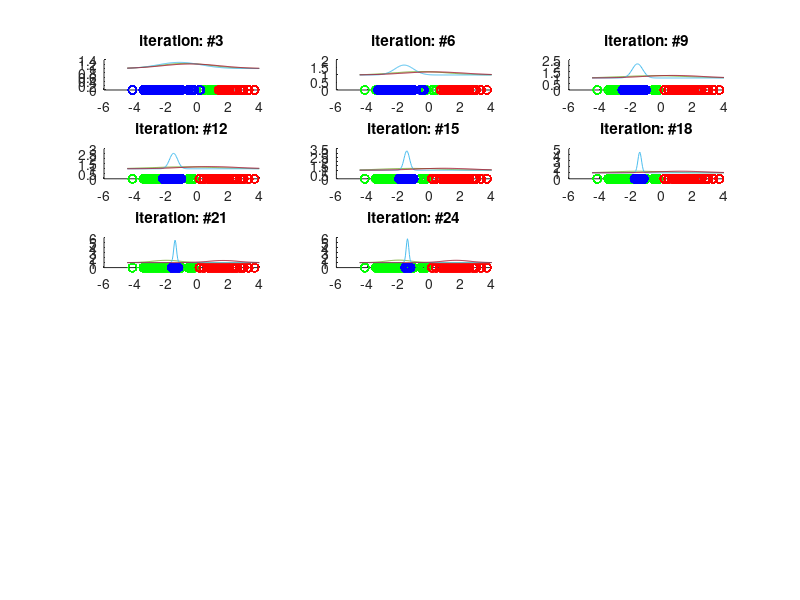

Write MATLAB code to recreate this figure.
close all;
load('data.mat'); %load
data = x; %rename

% allocate space for variables
n = length(data);
mu = zeros(3,1);
sigma = zeros(3,1);
alpha = zeros(3,1);
p = zeros(n , 3);
first_run = true;
mu_delta=0;sigma_delta=0;old_mu=0;old_sigma=0;

% define constant
eps = 0.005; % small epsilon

figure();


% Create random partitions by drawing from a uniform distribution
% and assigning indices according to the corresponding random numbers
Y = random(makedist('Uniform') , n , 1);

for i = 1:3
    select = (Y > (i-1.)/3.) & (Y <= i/3.); %TUTOR:ok..but that's defenetily not the easiest way...!
    partition = data .* select; % everything that doesn't satisfy boolean is now 0
    partition(partition == 0) = []; %delete 0's
    mu(i) = mean(partition); %initialize values from random partition
    sigma(i) = std(partition);
    mu(i) = mean(partition);
    alpha(i) = length(partition)/n;
end
iteration = 1;
while((mu_delta > eps && sigma_delta > eps) || first_run) %while change in values 'big'
    
    %Likelihoods unnormalized %sorry for the messy indexing, after this
    %exercise we looked up how to do this stuff more elegantly
    p(: , 1) = normpdf(data,mu(1),sigma(1))*alpha(1);
    p(: , 2) = normpdf(data,mu(2),sigma(2))*alpha(2);
    p(: , 3) = normpdf(data,mu(3),sigma(3))*alpha(3);
    
    %normalization
    normsum = sum(p,2);
    
    p(: , 1) = p(: , 1) .* (1./normsum);
    p(: , 2) = p(: , 2) .* (1./normsum);
    p(: , 3) = p(: , 3) .* (1./normsum);
	%TUTOR: The Likelyhoods are normalized like that!
    
    %updating
    summed_rows = sum(p,1);
    
    mu(1) = (1./summed_rows(1))*sum(data .* p(: , 1) , 1);
    mu(2) = (1./summed_rows(2))*sum(data .* p(: , 2) , 1);
    mu(3) = (1./summed_rows(3))*sum(data .* p(: , 3) , 1);
    
    sigma(1) = sqrt((1./summed_rows(1))*sum((data-mu(1)).^2 .* p(: , 1) , 1));
    sigma(2) = sqrt((1./summed_rows(2))*sum((data-mu(2)).^2 .* p(: , 2) , 1));
    sigma(3) = sqrt((1./summed_rows(3))*sum((data-mu(3)).^2 .* p(: , 3) , 1));

    alpha = mean(p , 1);
    
    % calculate the change (manhatten distance)
    mu_delta = sum(abs(mu-old_mu));
    sigma_delta = sum(abs(sigma-old_sigma));
    old_mu = mu; old_sigma = sigma;
    
    % find for each datapoint which class is the most likely
    [~,assign] = max(p , [] , 2);
    
    part1 = data(assign == 1);
    part2 = data(assign == 2);
    part3 = data(assign == 3);
    
    %plot every 3rd instance
    if mod(iteration,3) == 0
        subplot(6,3,iteration/3);
        hold on;
        dx1 = zeros(length(part1)) ;
        dx2 = zeros(length(part2)) ;
        dx3 = zeros(length(part3)) ; 
        
        
        plot(part1,dx1,'o','color','green');
        plot(part2,dx2,'o','color','blue');
        plot(part3,dx3,'o','color','red'); 

        for j =1:3
            ix = linspace (-4.5 ,4 ,200);
            plot(ix,normpdf(ix,mu(j),sigma(j))+1);
            title(strcat('iteration: #' , num2str(iteration)))
        end        
        
        hold off;
    end
    iteration = iteration+1;
    first_run = false;
end
alpha
mu
sigma

%TUTOR: Your code doesn't run. However, the code as such looks very good. Please hand in running code only. 7/10 points
